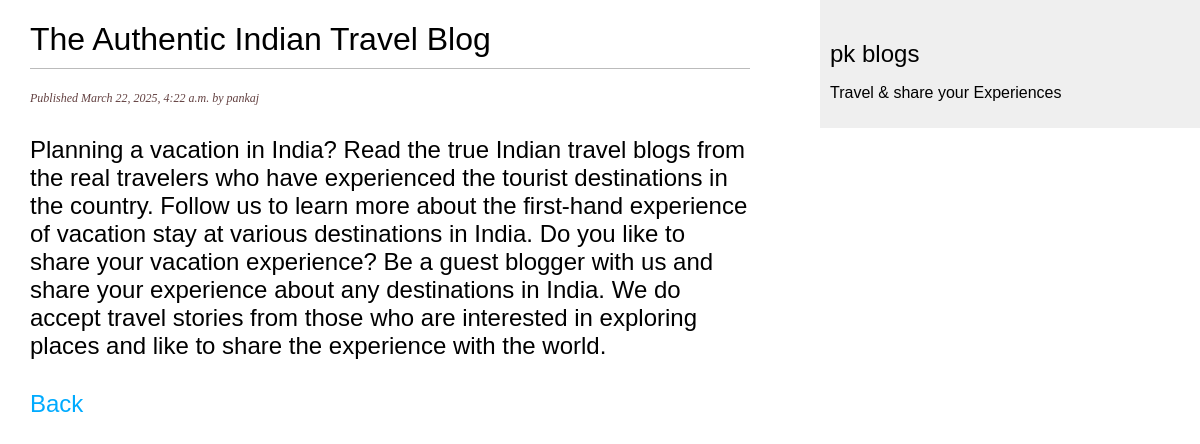
/post/2025/3/22/The-Authentic-Indian-Travel-Blog, run on the app's committed database.
### posts/models.py (models this page shows, shortened)
class Post(models.Model):
    STATUS_CHOICES = (
        ('DRAFT', 'Draft'),
        ('PUBLISHED', 'Publish')
    )
    title = models.CharField(max_length=250)
    slug = models.SlugField(max_length=250)
    author = models.ForeignKey(User, on_delete=models.CASCADE, default=1)
    body = models.TextField()
    publish = models.DateTimeField(default=timezone.now)
    created = models.DateTimeField(auto_now_add=True)
    updated = models.DateTimeField(auto_now=True)
    status = models.CharField(max_length=10, choices=STATUS_CHOICES, default='DRAFT')
    class META:
        ordering = ['-publish']
        indexes = [
            models.Index(fields=['-publish'])
        ]

### posts/views.py (the view)
# urls.py: path('post/<int:year>/<int:month>/<int:day>/<slug:post_slug>', post_details, name='details')
def post_details(request, year, month, day, post_slug):
    post = Post.objects.get(publish__year=year, publish__month=month, publish__day=day, slug=post_slug, status='PUBLISHED')
    return render(request, 'posts/detail.html', context={'post': post})

### posts/templates/posts/detail.html (shortened to what this page needs)
{% load static%}
<!DOCTYPE html>
<html lang="en">
<head>
    <link href='{% static "css/style.css" %}' rel="stylesheet">
</head>
<body>
    <div id="content">
        <h1>{{ post.title }}</h1>
        <p class="date">Published {{post.publish}} by {{post.author}}</p>
        <h2>{{ post.body }}</h2>
        <a href="{% url "posts:index" %}" ><h2>Back</h2></a>
    </div>
    <div id="sidebar">
        <h2>pk blogs</h2>
        <p>Travel & share your Experiences</p>
    </div>
</body>
</html>

### posts/static/css/style.css (style rules this page uses)
body { margin:0; padding:0; font-family:helvetica, sans-serif; }
a { color:#00abff; text-decoration:none; }
h1 { font-weight:normal; border-bottom:1px solid #bbb; padding:0 0 10px 0; }
h2 { font-weight:normal; margin:30px 0 0; }
#content { float:left; width:60%; padding:0 0 0 30px; }
#sidebar { float:right; width:30%; padding:10px; background:#efefef; height:100%; }
p.date { color: #634141; font-family: georgia, serif; font-size: 12px; font-style: italic; }

### data on the page
Post: title "The Authentic Indian Travel Blog", publish "March 22, 2025, 4:22 a.m.", author "pankaj", body "Planning a vacation in India? Read the true Indian travel blogs from the real travelers who have experienced the tourist destinations in the country. Follow us to learn more about the first-hand experience of vacation stay at various destinations in India. Do you like to share your vacation experience? Be a guest blogger with us and share your experience about any destinations in India. We do accept travel stories from those who are interested in exploring places and like to share the experience with the world."
